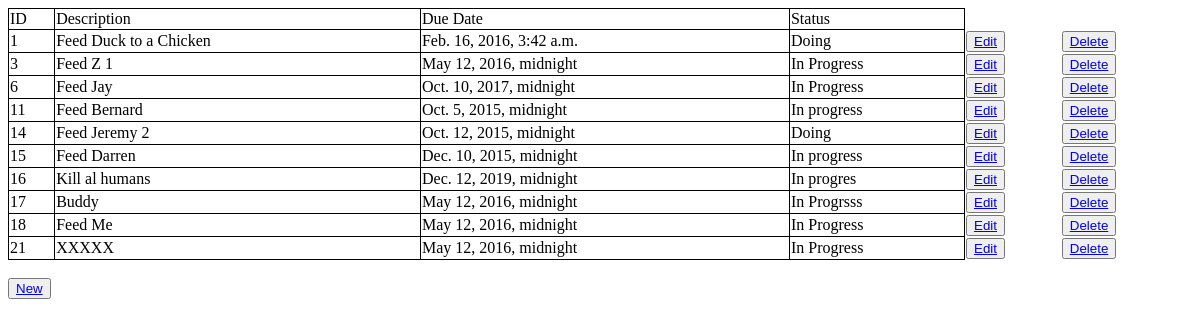
The page /ToDoList/ on the database as committed earlier.
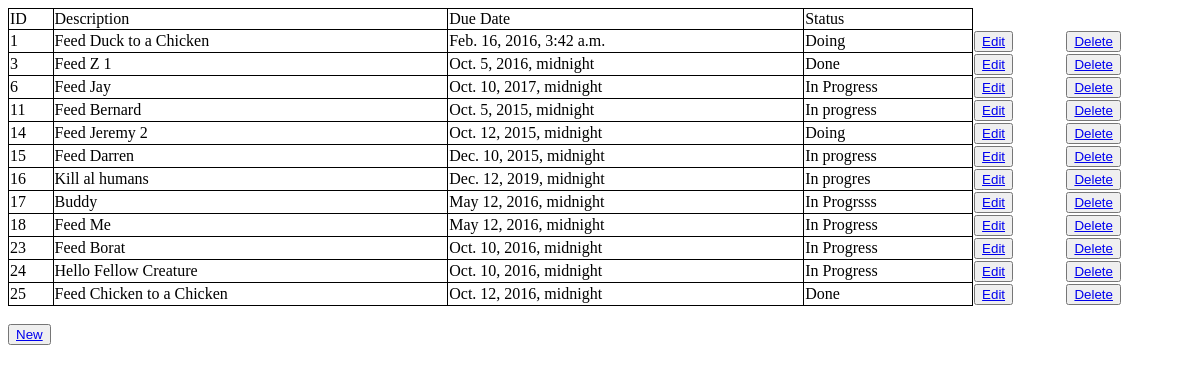
The same page on the database as committed later.
### ToDoList/models.py (models this page shows, shortened)
class ToDoList(models.Model):
    description = models.CharField(max_length=200)
    due_date = models.DateTimeField()
    status = models.CharField(max_length=10)

### ToDoList/views.py (the view)
def index(request):
    to_do_items = ToDoList.objects.all()
    templte = loader.get_template("ToDoList/index.html")
    context = {
        'list_t':to_do_items,
    }
    return HttpResponse(templte.render(context,request))

### ToDoList/templates/ToDoList/index.html (shortened to what this page needs)
<table>
  <tr>
    <td>ID</td>
    <td>Description</td>
    <td>Due Date</td>
    <td>Status</td>
    <td id="no_border"></td>
    <td id="no_border"></td>
  </tr>
  {% for item in list_t %}
  <tr>
    <td>{{item.id}}</td>
    <td>{{item.description}}</td>
    <td>{{item.due_date}}</td>
    <td>{{item.status}}</td>
    <td id="no_border"><button class="btn btn-primary"><a href="{{item.id}}/edit/">Edit</a></button></td>
    <td id="no_border"><button class="danger"><a href="{{item.id}}/delete">Delete</button></li></td>
  </tr>
  {%endfor%}
</table>
<button class="button"><a href="{% url 'new' %}">New</a></button>

Rows that differ between the two databases and show on the page:
removed ToDoList: id "21", description "XXXXX", due_date "May 12, 2016, midnight", status "In Progress"
changed ToDoList "Feed Z 1": due_date "May 12, 2016, midnight" → "Oct. 5, 2016, midnight"; status "In Progress" → "Done"
added ToDoList: id "23", description "Feed Borat", due_date "Oct. 10, 2016, midnight", status "In Progress"
added ToDoList: id "24", description "Hello Fellow Creature", due_date "Oct. 10, 2016, midnight", status "In Progress"
added ToDoList: id "25", description "Feed Chicken to a Chicken", due_date "Oct. 12, 2016, midnight", status "Done"
